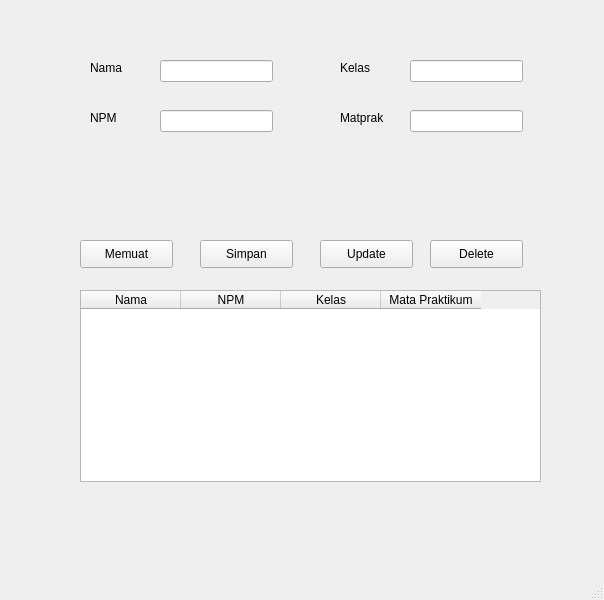
<?xml version="1.0" encoding="UTF-8"?>
<ui version="4.0">
 <class>MainWindow</class>
 <widget class="QMainWindow" name="MainWindow">
  <property name="geometry">
   <rect>
    <x>0</x>
    <y>0</y>
    <width>604</width>
    <height>600</height>
   </rect>
  </property>
  <property name="windowTitle">
   <string>MainWindow</string>
  </property>
  <widget class="QWidget" name="centralwidget">
   <widget class="QLabel" name="label">
    <property name="geometry">
     <rect>
      <x>90</x>
      <y>60</y>
      <width>55</width>
      <height>16</height>
     </rect>
    </property>
    <property name="text">
     <string>Nama</string>
    </property>
   </widget>
   <widget class="QLineEdit" name="lineEditNama">
    <property name="geometry">
     <rect>
      <x>160</x>
      <y>60</y>
      <width>113</width>
      <height>22</height>
     </rect>
    </property>
   </widget>
   <widget class="QLineEdit" name="lineEditNpm">
    <property name="geometry">
     <rect>
      <x>160</x>
      <y>110</y>
      <width>113</width>
      <height>22</height>
     </rect>
    </property>
   </widget>
   <widget class="QLabel" name="label_2">
    <property name="geometry">
     <rect>
      <x>90</x>
      <y>110</y>
      <width>55</width>
      <height>16</height>
     </rect>
    </property>
    <property name="text">
     <string>NPM</string>
    </property>
   </widget>
   <widget class="QLineEdit" name="lineEditKelas">
    <property name="geometry">
     <rect>
      <x>410</x>
      <y>60</y>
      <width>113</width>
      <height>22</height>
     </rect>
    </property>
   </widget>
   <widget class="QLabel" name="label_3">
    <property name="geometry">
     <rect>
      <x>340</x>
      <y>60</y>
      <width>55</width>
      <height>16</height>
     </rect>
    </property>
    <property name="text">
     <string>Kelas</string>
    </property>
   </widget>
   <widget class="QLineEdit" name="lineEditMatprak">
    <property name="geometry">
     <rect>
      <x>410</x>
      <y>110</y>
      <width>113</width>
      <height>22</height>
     </rect>
    </property>
   </widget>
   <widget class="QLabel" name="label_4">
    <property name="geometry">
     <rect>
      <x>340</x>
      <y>110</y>
      <width>55</width>
      <height>16</height>
     </rect>
    </property>
    <property name="text">
     <string>Matprak</string>
    </property>
   </widget>
   <widget class="QTableWidget" name="tableWidget">
    <property name="geometry">
     <rect>
      <x>80</x>
      <y>290</y>
      <width>461</width>
      <height>192</height>
     </rect>
    </property>
    <column>
     <property name="text">
      <string>Nama</string>
     </property>
    </column>
    <column>
     <property name="text">
      <string>NPM</string>
     </property>
    </column>
    <column>
     <property name="text">
      <string>Kelas</string>
     </property>
    </column>
    <column>
     <property name="text">
      <string>Mata Praktikum</string>
     </property>
    </column>
   </widget>
   <widget class="QPushButton" name="pushButtonMemuat">
    <property name="geometry">
     <rect>
      <x>80</x>
      <y>240</y>
      <width>93</width>
      <height>28</height>
     </rect>
    </property>
    <property name="text">
     <string>Memuat</string>
    </property>
   </widget>
   <widget class="QPushButton" name="pushButtonSimpan">
    <property name="geometry">
     <rect>
      <x>200</x>
      <y>240</y>
      <width>93</width>
      <height>28</height>
     </rect>
    </property>
    <property name="text">
     <string>Simpan</string>
    </property>
   </widget>
   <widget class="QPushButton" name="pushButtonUpdate">
    <property name="geometry">
     <rect>
      <x>320</x>
      <y>240</y>
      <width>93</width>
      <height>28</height>
     </rect>
    </property>
    <property name="text">
     <string>Update</string>
    </property>
   </widget>
   <widget class="QPushButton" name="pushButtonDelete">
    <property name="geometry">
     <rect>
      <x>430</x>
      <y>240</y>
      <width>93</width>
      <height>28</height>
     </rect>
    </property>
    <property name="text">
     <string>Delete</string>
    </property>
   </widget>
  </widget>
  <widget class="QMenuBar" name="menubar">
   <property name="geometry">
    <rect>
     <x>0</x>
     <y>0</y>
     <width>604</width>
     <height>26</height>
    </rect>
   </property>
  </widget>
  <widget class="QStatusBar" name="statusbar"/>
 </widget>
 <resources/>
 <connections/>
</ui>
